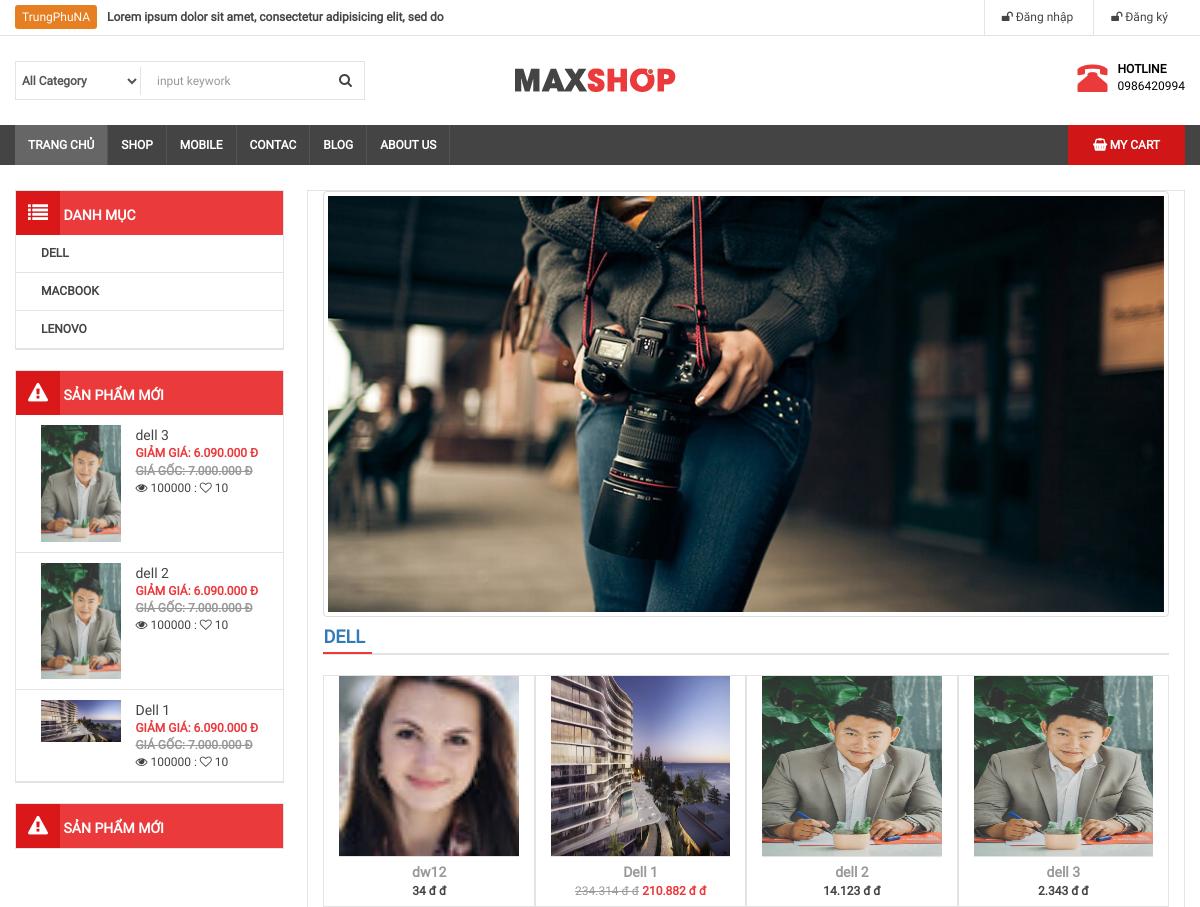
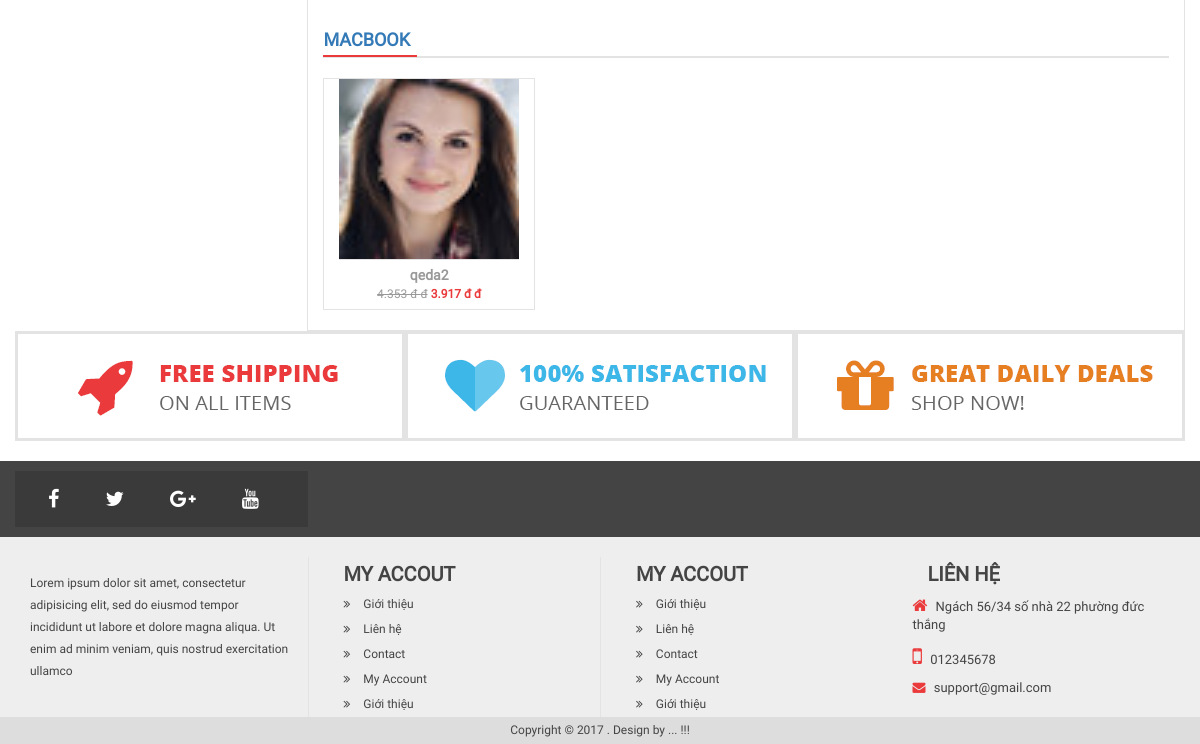
Before: / with the older database file (2 pictures, top to bottom).
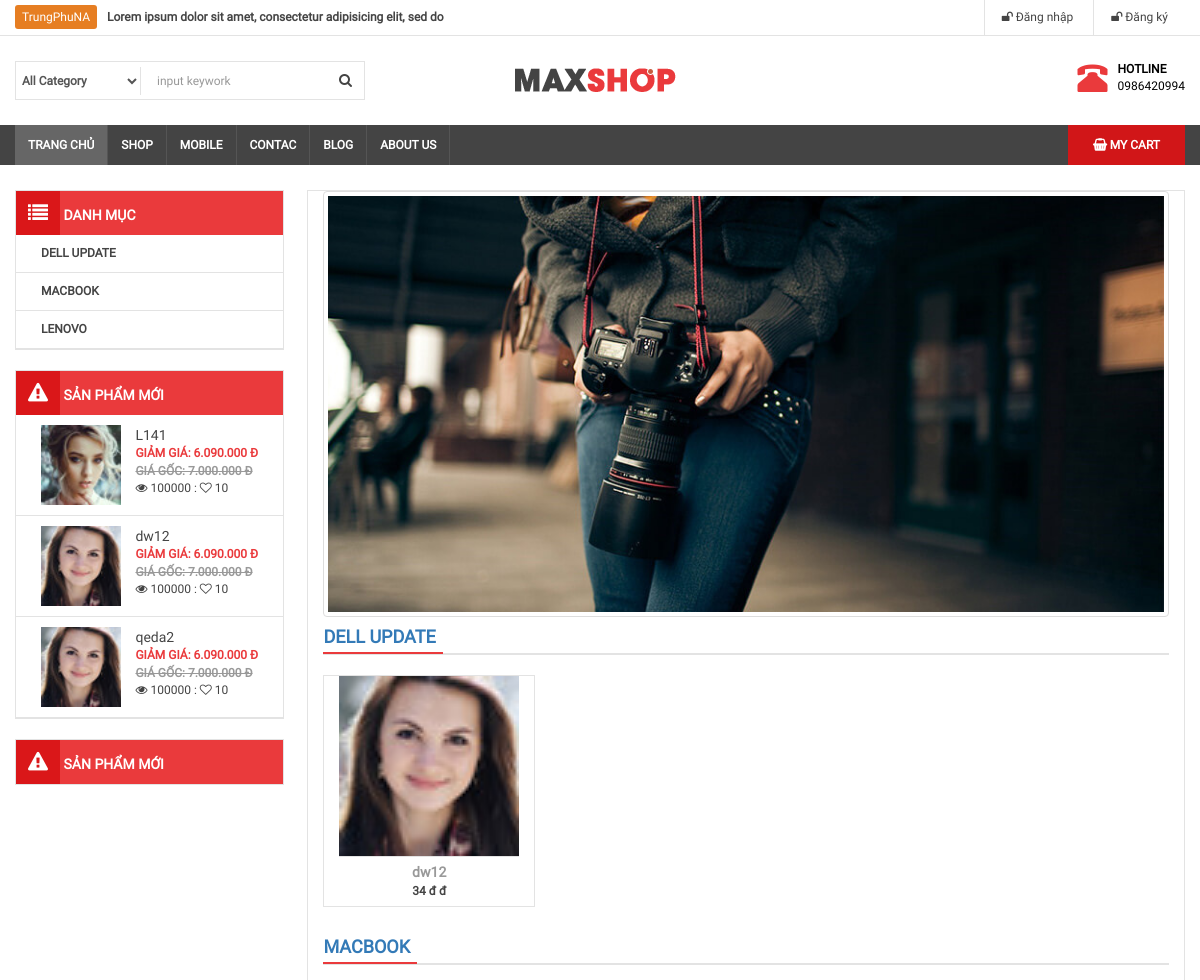
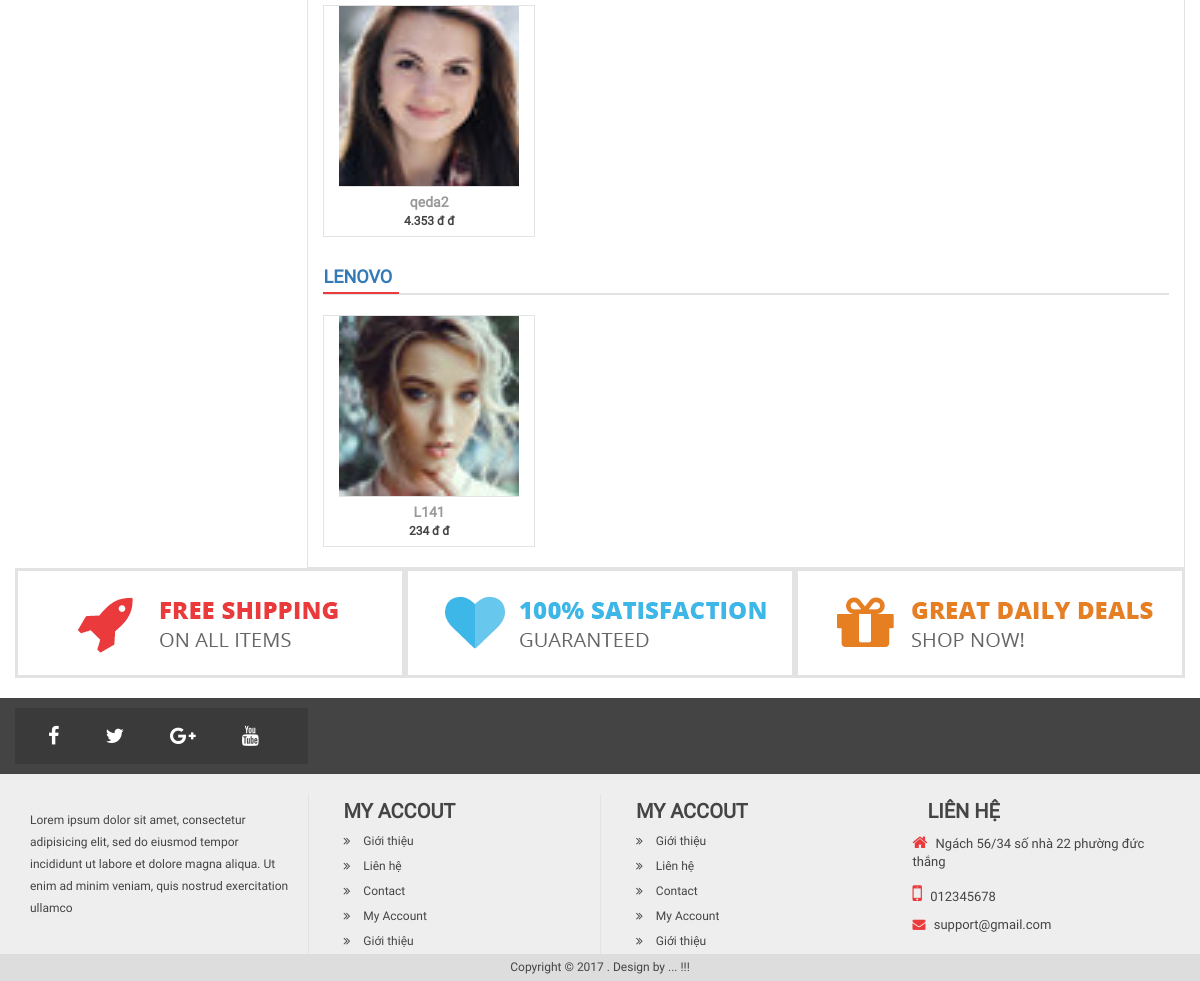
After: the same page with the newer database file (2 pictures, top to bottom).
### tables this page shows
CREATE TABLE `category` (
  `id` int(11) NOT NULL,
  `name` varchar(100) DEFAULT NULL,
  `slug` varchar(100) DEFAULT NULL,
  `images` varchar(100) DEFAULT NULL,
  `banner` varchar(100) DEFAULT NULL,
  `home` tinyint(4) DEFAULT '0',
  `status` tinyint(4) DEFAULT '1',
  `created_at` timestamp NULL DEFAULT CURRENT_TIMESTAMP,
  `updated_at` timestamp NULL DEFAULT CURRENT_TIMESTAMP ON UPDATE CURRENT_TIMESTAMP
);

CREATE TABLE `product` (
  `id` int(11) NOT NULL,
  `name` varchar(100) DEFAULT NULL,
  `slug` varchar(100) DEFAULT NULL,
  `price` int(11) DEFAULT NULL,
  `sale` tinyint(4) DEFAULT '0',
  `thumbnail` varchar(100) DEFAULT NULL,
  `category_id` int(11) DEFAULT NULL,
  `content` text,
  `number` int(11) DEFAULT NULL,
  `head` int(11) DEFAULT '0',
  `view` int(11) DEFAULT '0',
  `hot` tinyint(4) DEFAULT '0',
  `created_at` timestamp NULL DEFAULT CURRENT_TIMESTAMP,
  `updated_at` timestamp NULL DEFAULT CURRENT_TIMESTAMP ON UPDATE CURRENT_TIMESTAMP
);

### libraries/Function.php (called while the page is built, shortened)
<?php
    function base_url()
    {
        return $url  = "http://localhost/web-shop/";
    }
    function uploads()
    {
        return base_url() . "public/uploads/";
    }
    function formatPrice($number){
        $number = intval($number);
        return $number = number_format($number,0,',','.')." đ";
    }
    function formatPriceSale($number, $sale){
        $number = intval($number);
        $sale = intval($sale);
        $price = $number * (100 - $sale)/100;
        return formatPrice($price);
    }
 ?>

### libraries/Database.php (called while the page is built, shortened)
<?php
    class Database
    {
        public $link;
        public function __construct()
        {
            $this->link = mysqli_connect("localhost", "root", "", "web_shop") or die ();
            mysqli_set_charset($this->link,"utf8");
        }
        public function fetchsql( $sql )
        {
            $result = mysqli_query($this->link,$sql) or die("Lỗi  truy vấn sql " .mysqli_error($this->link));
            $data = [];
            if( $result)
            {
                while ($num = mysqli_fetch_assoc($result))
                {
                    $data[] = $num;
                }
            }
            return $data;
        }
         public function fetchAll($table)
        {
            $sql = "SELECT * FROM {$table} WHERE 1" ;
            $result = mysqli_query($this->link,$sql) or die("Lỗi Truy Vấn fetchAll " .mysqli_error($this->link));
            $data = [];
            if( $result)
            {
                while ($num = mysqli_fetch_assoc($result))
                {
                    $data[] = $num;
                }
            }
            return $data;
        }
    }
?>

### autoload/autoload.php (called while the page is built, shortened)
<?php
	require_once __DIR__. "/../libraries/Database.php";
   	require_once __DIR__. "/../libraries/Function.php";
   	$db = new Database ;
   	$category = $db->fetchAll("category");
   	$sqlNew = "SELECT * FROM product WHERE 1 ORDER BY ID DESC LIMIT 3";
   	$productNew = $db->fetchsql($sqlNew);
?>

### index.php (the view, shortened to what the rows shown need)
<?php
   require_once __DIR__. "/autoload/autoload.php";
   $sqlHomecate = "SELECT name, id FROM category WHERE home = 1 ORDER BY updated_at";
   $categoryHome = $db->fetchsql($sqlHomecate);
   $data = [];
   foreach ($categoryHome as $item) {
       $cateId = intval($item['id']);
       $sql = "SELECT * FROM product WHERE category_id = $cateId";
       $ProductHome = $db->fetchsql($sql);
       $data[$item['name']] = $ProductHome;
   }
?>
<?php require_once __DIR__. "/layouts/header.php"; ?>
                    <div class="col-md-9 bor">
                        <section class="box-main1 clearfix">
                            <?php foreach ($data as $key => $value): ?>
                                <h3 class="title-main"><a href=""> <?php echo $key ?> </a> </h3>
                                <div class="showitem clearfix">
                                    <?php foreach ($value as $item): ?>
                                        <div class="col-md-3 item-product bor">
                                            <a href="chi-tiet-san-pham.php?id=<?php echo $item['id'] ?>">
                                                <img src="<?php echo uploads() ?>product/<?php echo $item['thumbnail'] ?>" class="" width="100%" height="180">
                                            </a>
                                            <div class="info-item">
                                                <a href="chi-tiet-san-pham.php?id=<?php echo $item['id'] ?>"><?php echo $item['name'] ?></a>
                                                <?php if ($item['sale'] > 0): ?>
                                                    <p><strike class="sale"><?php echo formatPrice($item['price']) ?> đ</strike> <b class="price"><?php echo formatPriceSale($item['price'], $item['sale']) ?> đ</b></p>
                                                <?php else : ?>
                                                    <p><b><?php echo formatPrice($item['price']) ?> đ</b></p>
                                                <?php endif ?>
                                            </div>
                                        </div>
                                    <?php endforeach ?>
                                </div>
                            <?php endforeach ?>
                        </section>
                    </div>
<?php require_once __DIR__. "/layouts/footer.php"; ?>

### layouts/header.php (shortened to what the rows shown need)
<!DOCTYPE html>
<html>
    <head>
        <link rel="stylesheet" type="text/css" href="<?php echo base_url() ?>public/frontend/css/font-awesome.min.css">
        <link rel="stylesheet" type="text/css" href="<?php echo base_url() ?>public/frontend/css/bootstrap.min.css">
        <link rel="stylesheet" type="text/css" href="<?php echo base_url() ?>public/frontend/css/slick.css"/>
        <link rel="stylesheet" type="text/css" href="<?php echo base_url() ?>public/frontend/css/slick-theme.css"/>
        <link rel="stylesheet" type="text/css" href="<?php echo base_url() ?>public/frontend/css/style.css">
    </head>
    <body>
        <div id="wrapper">
            <div id="maincontent">
                <div class="container">
                    <div class="col-md-3  fixside" >
                        <div class="box-left box-menu" >
                            <ul>
                            	<?php foreach ($category as $item): ?>
                            		<li>
                            			<a href="danh-muc-san-pham.php?id=<?php echo $item['id'] ?>"><?php echo $item['name'] ?></a>
                            		</li>
                            	<?php endforeach ?>
                            </ul>
                        </div>
                        <div class="box-left box-menu">
                            <ul>
                                <?php foreach ($productNew as $item): ?>
                                	<li class="clearfix">
	                                    <a href="">
	                                        <img src="<?php echo uploads() ?>product/<?php echo $item['thumbnail'] ?>" class="img-responsive pull-left" width="80" height="80">
	                                        <div class="info pull-right">
	                                            <p class="name"><?php echo $item['name'] ?></p >
	                                            <b class="price">Giảm giá: 6.090.000 đ</b><br>
	                                            <b class="sale">Giá gốc: 7.000.000 đ</b><br>
	                                            <span class="view"><i class="fa fa-eye"></i> 100000 : <i class="fa fa-heart-o"></i> 10</span>
	                                        </div>
	                                    </a>
	                                </li>
                                <?php endforeach ?>
                            </ul>
                        </div>
                    </div>

Changed rows visible on the page:
removed product: thumbnail (placeholder picture), name "dell 3", price "2.343 đ"
removed product: thumbnail (placeholder picture), name "dell 2", price "14.123 đ"
removed product: thumbnail (picture), name "Dell 1", price "234.314 đ", formatPriceSale($item['price'], $item['sale']) "210.882 đ"
changed category: name "DELL" → "DELL UPDATE"
now on this page (row unchanged): product: thumbnail (picture), name "L141", price "234 đ"
shown differently, row unchanged: product "dw12": moves from the list under "DELL" to the list under "SẢN PHẨM MỚI"
now on one of the page's lists (row edited): product: name "qeda2"
changed product "qeda2": sale 10 → 0 (drawn)
Other visible differences:
new list line: "DELL UPDATE"
list line gone: "4.353 đ đ 3.917 đ đ"
new list line: "4.353 đ đ"
new list line: "LENOVO"
list line gone: "DELL"
